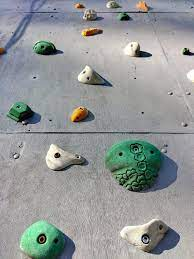
#> input picture data/img2.jpg, 194 x 259 px, found by its file name; its folder holds 5 pictures in this run
$ python find_specific_holds.py
#> lines starting #> are read from the running program, lines starting #| are printed output that depends on the picture; after the words box and inside, x2 and y2 are one past the last pixel; in counts of white or black regions, pixels touching at a corner belong together
import cv2
import numpy as np

fileNum = 2
path1 = f"data\\img{fileNum}.jpg" #Input file
path2 = f"annotated\\img{fileNum}_annotated_mask_yellow.jpg" #Output file
img = cv2.imread(path1)
#> img is the input picture: shape (259, 194, 3); mean B, G, R 151.8, 151.8, 148


if img is None:
    print("\n\n----------\n\nError: Image not loaded successfully\n\n----------\n\n")
else:
    hsv = cv2.cvtColor(img, cv2.COLOR_BGR2HSV) #Converting image to HSV color
#> hsv: shape (259, 194, 3); mean H, S, V 69.9, 29.5, 158.4

    grey_lower = np.array([0, 0, 40]) #Lower HSV range for grey
    grey_upper = np.array([180, 10, 180]) #Upper HSV range for grey

    color_lower = np.array([20,100,100]) #Lower HSV range for a specified chromatic color
    color_upper = np.array([30,255,255]) #Upper HSV range for a specified chromatic color

    """
    Yellow HSV Range:
    color_lower = np.array([20,100,100])
    color_upper = np.array([30,255,255])

    Green HSV Range:
    color_lower = np.array([40,40,40])
    color_upper = np.array([80,255,255])

    Orange HSV Range:
    color_lower = np.array([0,100,100])
    color_upper = np.array([20,255,255])
    """

    grey_mask = cv2.inRange(hsv, grey_lower, grey_upper) #Creates a mask that excludes any chromatic color(non grey)
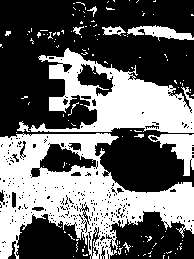
#> grey_mask: shape (259, 194); 40.8% white; 134 white regions (122 under 20 px), largest, box (x1, y1, x2, y2) and area: (0, 133, 194, 259) 11866, (29, 48, 194, 133) 6509, (148, 134, 194, 176) 784
    color_mask = cv2.inRange(hsv, color_lower, color_upper) #Creates a mask that excludes anything not of the specified color
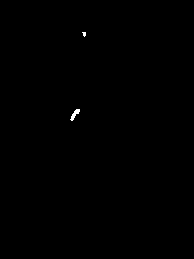
#> color_mask: shape (259, 194); 0.13% white; 2 white regions (1 under 20 px), largest, box (x1, y1, x2, y2) and area: (70, 109, 80, 121) 51

    non_grey_mask = cv2.bitwise_not(grey_mask) #Takes the opposite of the grey mask, so everything not grey
#> non_grey_mask: shape (259, 194); 59.2% white; 134 black regions (122 under 20 px)

    mask = cv2.bitwise_and(color_mask, color_mask, mask=non_grey_mask) #Combining the grey and colored masks
    #cv2.imwrite("annotated\\img2_mask_yellow.jpg", mask)
    contours, hierarchy = cv2.findContours(mask, cv2.RETR_TREE, cv2.CHAIN_APPROX_SIMPLE) #Applying the masks and finding white "countours"
#> contours = 2 contours, 1 with area under 20; largest, box (x1, y1, x2, y2) and area: (70, 109, 80, 121) 36
    filtered_contours = []

    for contour in contours:
        area = cv2.contourArea(contour)
        if 300 < area < 10000000: #Checks if area of the contour(hold) found is within 300 and 10000000 pixels
            filtered_contours.append(contour) #If the area fits, then it is added to a list of holds.
#> this loop made 2 passes
#> area on pass 1: 36
#> after the loop, filtered_contours = []

    result_img = img.copy()
    cv2.drawContours(mask, filtered_contours, -1, (0, 0, 255), 2) #Adds an outline to the holds found onto a copy of the original image
    cv2.imwrite(path2, mask)
